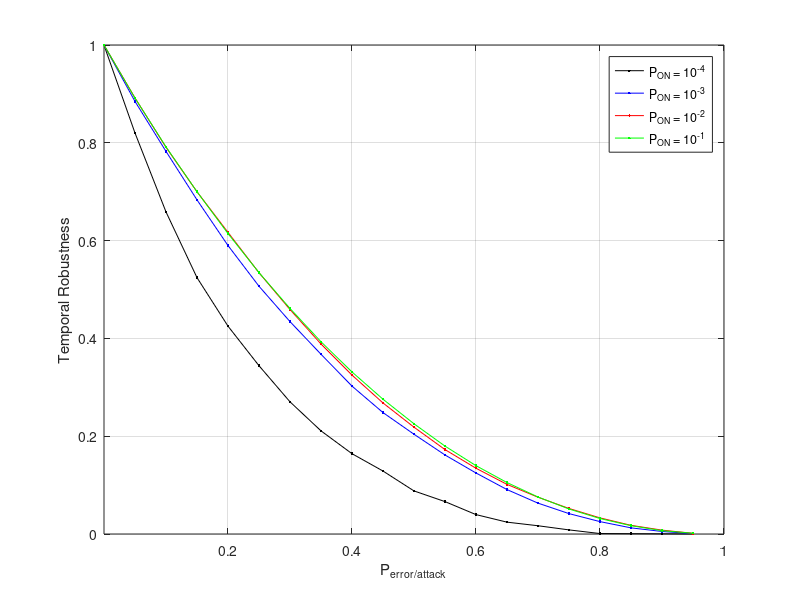

Here is the MATLAB script that generated this plot:
%  read labels and x-y data
load RWP_10_4_trace_AverageHighestDegree.dat;     %  read data into the my_xy matrix
Prob = RWP_10_4_trace_AverageHighestDegree(:,2);     %  copy first column of my_xy into x
Err1 = RWP_10_4_trace_AverageHighestDegree(:,3);     %  and second column into y

load RWP_10_3_trace_AverageHighestDegree.dat;     %  read data into the my_xy matrix
Err2 = RWP_10_3_trace_AverageHighestDegree(:,3);     %  and second column into y

load RWP_10_2_trace_AverageHighestDegree.dat;     %  read data into the my_xy matrix
Err3 = RWP_10_2_trace_AverageHighestDegree(:,3);     %  and second column into y

load RWP_10_1_trace_AverageHighestDegree.dat;     %  read data into the my_xy matrix
Err4 = RWP_10_1_trace_AverageHighestDegree(:,3);     %  and second column into y

plot(Prob,Err1,'k.-',Prob,Err2,'b.-',Prob,Err3,'r.-',Prob,Err4,'g.-');

xlabel('P_{error/attack}');           % add axis labels and plot title
ylabel('Temporal Robustness');
axis([0.000075 1.000 0.0 1.000],[0.000075 1.000 0.0 1.000]);
%set(gca,'XGrid','on','YGrid','on');
%set(gca,'gridlinestyle','--')
grid on;
legend('P_{ON} = 10^{-4}','P_{ON} = 10^{-3}','P_{ON} = 10^{-2}','P_{ON} = 10^{-1}');

%title('Mean monthly precipitation at Portland International Airport');
%plot(Prob,EffSim,'bx-',Prob,EffTheor,'ro-');     %  plot precip vs. month with circles
